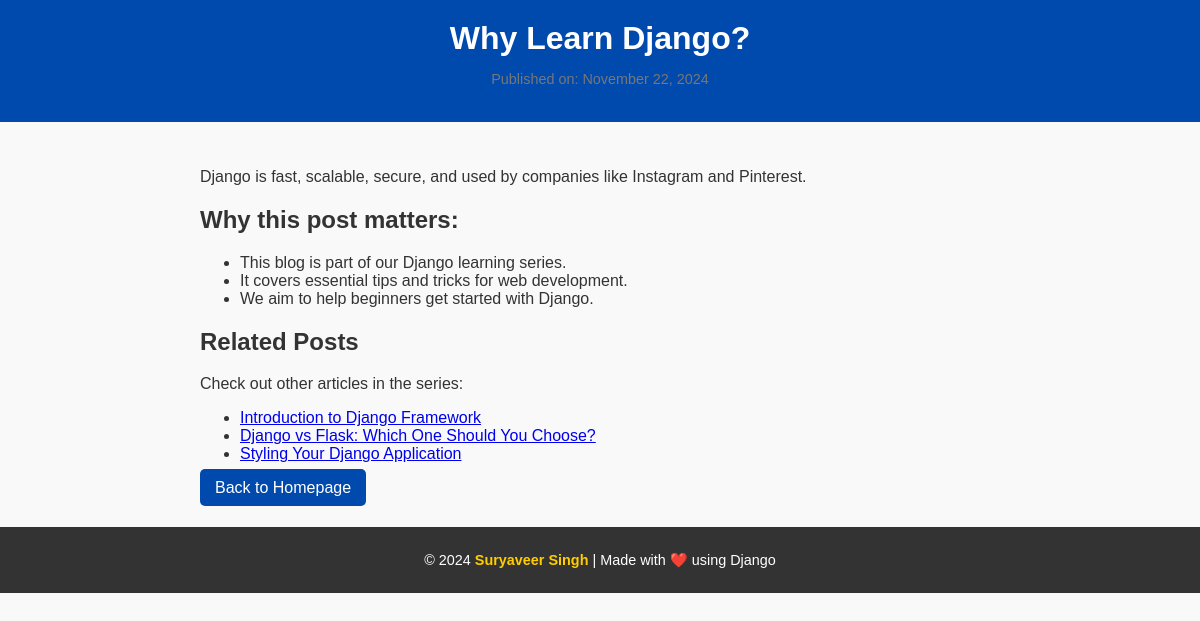
The app's page /post/2/ with its own data.
### blog_app/models.py (models this page shows, shortened)
class Post(models.Model):
    title = models.CharField(max_length=200)
    content = models.TextField()
    created_at = models.DateTimeField(auto_now_add=True)

### blog_app/views.py (the view)
# urls.py: path('post/<int:post_id>/', views.post_detail, name='post_detail'),
def post_detail(request, post_id):
    post = get_object_or_404(Post, id=post_id)
    return render(request, 'blog_app/post_detail.html', {'post': post})

### blog_app/templates/blog_app/post_detail.html (shortened to what this page needs)
<!DOCTYPE html>
<html lang="en">
<head>
    {% load static %}
    <link rel="stylesheet" type="text/css" href="{% static 'blog_app/css/styles.css' %}">
</head>
<body>
    <header>
        <h1>{{ post.title }}</h1>
        <p class="post-date">Published on: {{ post.created_at|date:"F j, Y" }}</p>
    </header>
    <main>
        <div class="post-content">
            <p>{{ post.content }}</p>
        </div>
        <div class="post-highlights">
            <h2>Why this post matters:</h2>
            <ul>
                <li>This blog is part of our Django learning series.</li>
                <li>It covers essential tips and tricks for web development.</li>
                <li>We aim to help beginners get started with Django.</li>
            </ul>
        </div>
        <div class="related-posts">
            <h2>Related Posts</h2>
            <p>Check out other articles in the series:</p>
            <ul>
                <li><a href="/">Introduction to Django Framework</a></li>
                <li><a href="/">Django vs Flask: Which One Should You Choose?</a></li>
                <li><a href="/">Styling Your Django Application</a></li>
            </ul>
        </div>
        <a href="/" class="back-home">Back to Homepage</a>
    </main>
    <footer>
        <p>&copy; 2024 <span class="author">Suryaveer Singh</span> | Made with <span class="heart">❤️</span> using Django</p>
    </footer>
</body>
</html>

### blog_app/static/blog_app/css/styles.css (style rules this page uses)
body { font-family: Arial, sans-serif; background-color: #f9f9f9; color: #333; margin: 0; padding: 0; }
header { background-color: #004aad; color: white; text-align: center; padding: 20px 0; }
header h1 { margin: 0; font-size: 2rem; }
main { max-width: 800px; margin: 20px auto; padding: 10px; }
.post-date { font-size: 0.9rem; color: #777; }
.post-content { margin: 10px 0; }
footer { background-color: #333; color: white; text-align: center; padding: 10px 0; }
.back-home { text-decoration: none; color: white; background-color: #004aad; padding: 10px 15px; border-radius: 5px; }
footer { background-color: #333; color: white; text-align: center; padding: 10px 0; position: relative; bottom: 0; width: 100%; font-size: 0.9rem; }
footer .author { font-weight: bold; color: #ffcd00; }
footer .heart { color: #ff4d4d; animation: beat 1s infinite; }

### records on screen
Post: title "Why Learn Django?", created_at "November 22, 2024", content "Django is fast, scalable, secure, and used by companies like Instagram and Pinterest."
